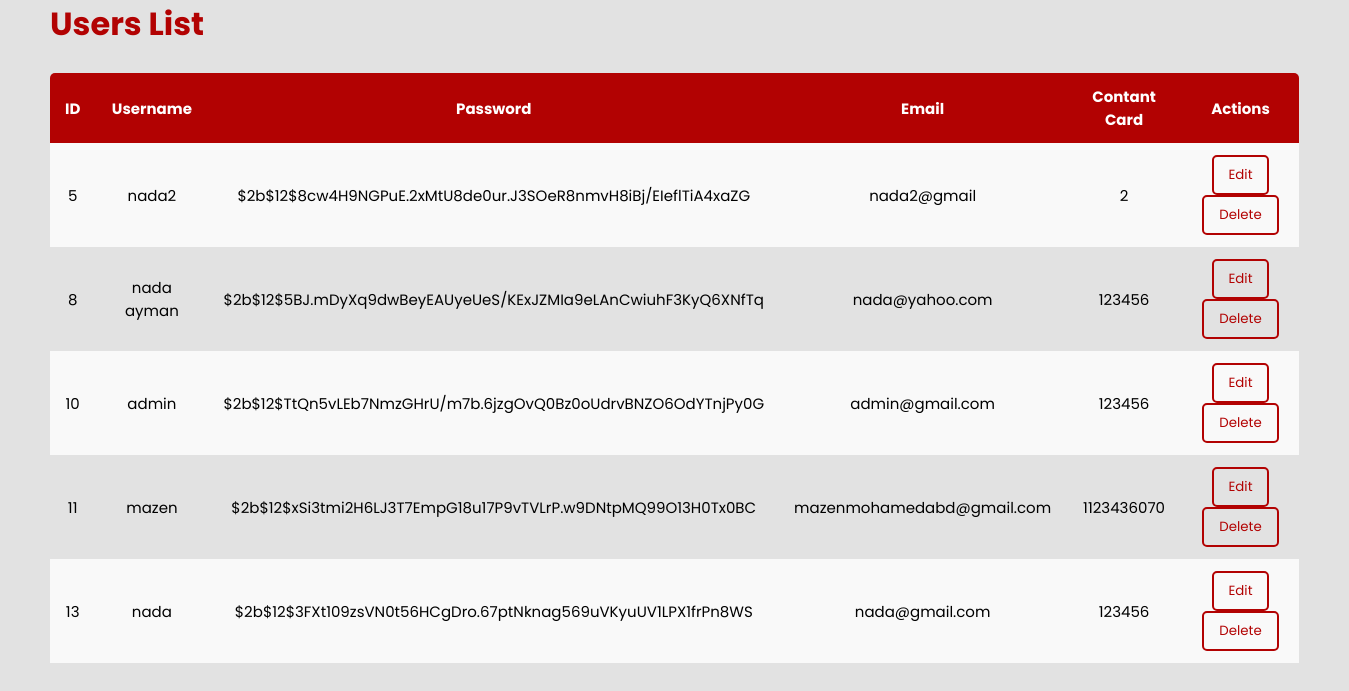
/admin_list, run on an earlier commit of the app's database.
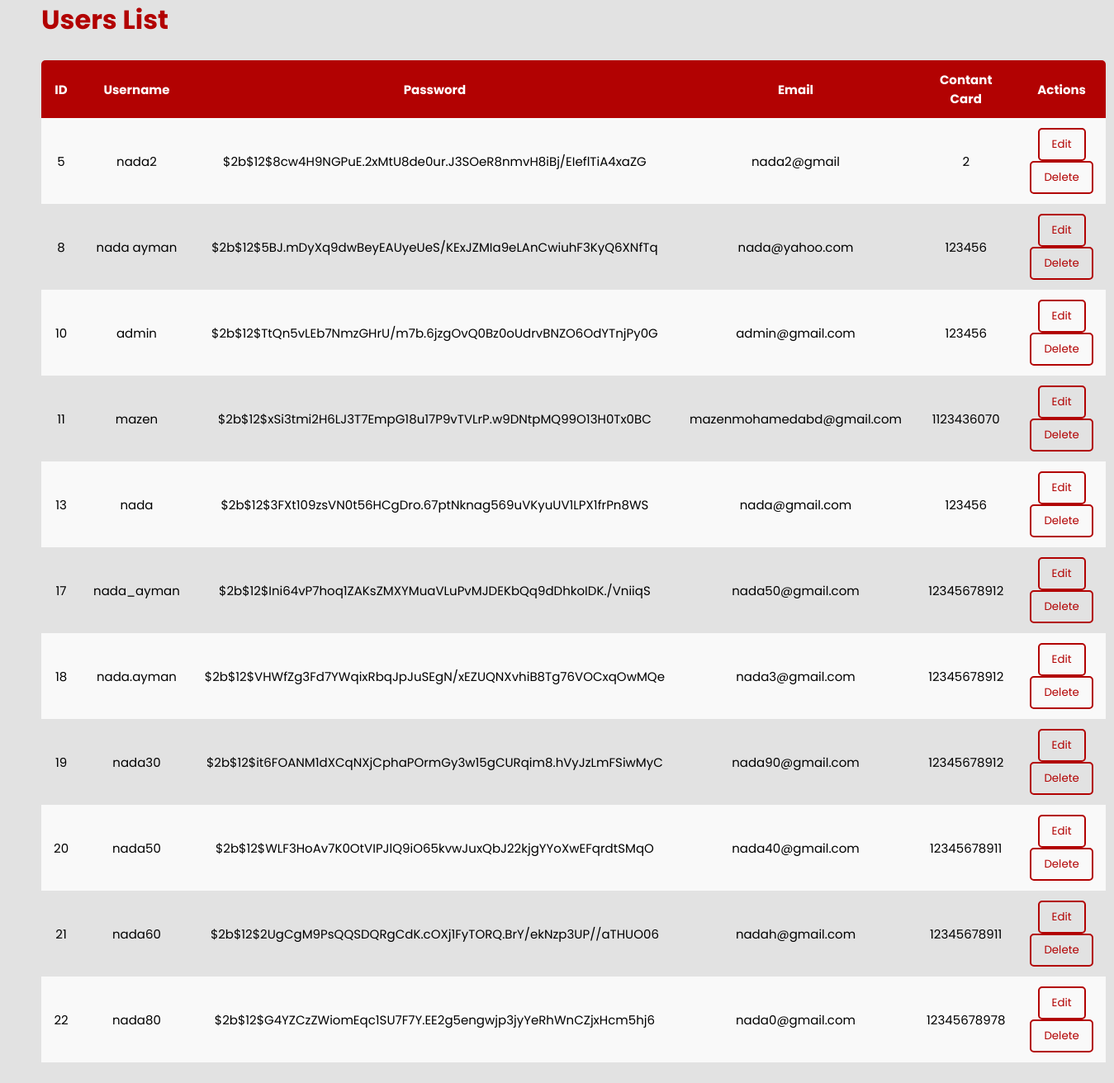
And on a later commit of the database.
### tables this page shows
CREATE TABLE users (
			id INTEGER PRIMARY KEY AUTOINCREMENT,
			username TEXT NOT NULL UNIQUE,
			password TEXT NOT NULL,
            email TEXT NOT NULL UNIQUE, 
            contact INTEGER NOT NULL,
            img TEXT
		);

### app.py (the view, shortened to what this page needs)
@app.route('/admin_list', methods=['GET', 'POST'])
def admin_list():
    if request.method == 'GET':
        users = db.get_all_users(connection)
        return render_template('userList.html', users=users)

### db.py (called while the page is built)
def get_all_users(connection):
    cursor = connection.cursor()
    query = 'SELECT * FROM users'
    cursor.execute(query)
    return cursor.fetchall()

### templates/userList.html (shortened to what this page needs)
<!DOCTYPE html>
<html lang="en">
  <head>
    <link
      rel="stylesheet"
      href="{{ url_for('static', filename='css/userList.css') }}"
    />
  </head>
  <body>
    <div class="container">
      <h1>Users List</h1>
      <table class="table">
        <thead>
          <tr>
            <th>ID</th>
            <th>Username</th>
            <th>Password</th>
            <th>Email</th>
            <th>Contant Card</th>
            <th>Actions</th>
          </tr>
        </thead>
        <tbody>
          {% for user in users %}
          <tr>
            <td>{{ user[0] }}</td>
            <td>{{ user[1] }}</td>
            <td>{{ user[2] }}</td>
            <td>{{ user[3] }}</td>
            <td>{{ user[4] }}</td>
            <td>
              <form method="POST" style="display: inline">
                <button type="submit" name="action" value="edit">Edit</button>
              </form>
              <form method="POST" style="display: inline">
                <button type="submit" name="action" value="delete">
                  Delete
                </button>
              </form>
            </td>
          </tr>
          {% endfor %}
        </tbody>
      </table>
    </div>
  </body>
</html>

### static/css/userList.css (style rules this page uses)
* { margin: 0; padding: 0; outline: none; border: none; text-decoration: none; box-sizing: border-box; font-family: 'Poppins', sans-serif; }
:root { --primary-color: #b20202; --secondary-color: #D10024; --font: #555555; }
body { background: rgb(226, 226, 226); }
h1 { color: var(--primary-color); }
.container { display: block; margin: 0 50px; }
.table { border-collapse: collapse; margin: 25px 0; font-size: 15px; min-width: 100%; overflow: hidden; border-radius: 5px 5px 0 0; text-align: center; }
.table thead { text-align: center; color: #fff; background: var(--primary-color); text-align: left; font-weight: bold; }
.table th, .table td { padding: 12px 15px; text-align: center; }
.table tbody tr:nth-of-type(odd) { background: #f9f9f9; }
.table button { padding: 8px 15px; border-radius: 5px; cursor: pointer; background: transparent; border: 2px solid var(--primary-color); color: var(--primary-color); transition: all 0.3s ease; }

What changed in the data, as far as the page shows it:
added users: id "17", username "nada_ayman", password "$2b$12$Ini64vP7hoq1ZAKsZMXYMuaVLuPvMJDEKbQq9dDhkoIDK./VniiqS", email "nada50@gmail.com", contact "12345678912"
added users: id "18", username "nada.ayman", password "$2b$12$VHWfZg3Fd7YWqixRbqJpJuSEgN/xEZUQNXvhiB8Tg76VOCxqOwMQe", email "nada3@gmail.com", contact "12345678912"
added users: id "19", username "nada30", password "$2b$12$it6FOANM1dXCqNXjCphaPOrmGy3w15gCURqim8.hVyJzLmFSiwMyC", email "nada90@gmail.com", contact "12345678912"
added users: id "20", username "nada50", password "$2b$12$WLF3HoAv7K0OtVIPJlQ9iO65kvwJuxQbJ22kjgYYoXwEFqrdtSMqO", email "nada40@gmail.com", contact "12345678911"
added users: id "21", username "nada60", password "$2b$12$2UgCgM9PsQQSDQRgCdK.cOXj1FyTORQ.BrY/ekNzp3UP//aTHUO06", email "nadah@gmail.com", contact "12345678911"
added users: id "22", username "nada80", password "$2b$12$G4YZCzZWiomEqc1SU7F7Y.EE2g5engwjp3jyYeRhWnCZjxHcm5hj6", email "nada0@gmail.com", contact "12345678978"
